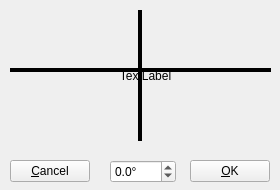
<?xml version="1.0" encoding="UTF-8"?>
<ui version="4.0">
 <class>EditImage</class>
 <widget class="QWidget" name="EditImage">
  <property name="geometry">
   <rect>
    <x>0</x>
    <y>0</y>
    <width>280</width>
    <height>190</height>
   </rect>
  </property>
  <property name="sizePolicy">
   <sizepolicy hsizetype="Minimum" vsizetype="Minimum">
    <horstretch>0</horstretch>
    <verstretch>0</verstretch>
   </sizepolicy>
  </property>
  <property name="focusPolicy">
   <enum>Qt::TabFocus</enum>
  </property>
  <property name="contextMenuPolicy">
   <enum>Qt::DefaultContextMenu</enum>
  </property>
  <property name="windowTitle">
   <string notr="true">Edit Image</string>
  </property>
  <widget class="QPushButton" name="btn_ok">
   <property name="geometry">
    <rect>
     <x>190</x>
     <y>160</y>
     <width>80</width>
     <height>22</height>
    </rect>
   </property>
   <property name="text">
    <string>&amp;OK</string>
   </property>
  </widget>
  <widget class="QPushButton" name="btn_cancel">
   <property name="geometry">
    <rect>
     <x>10</x>
     <y>160</y>
     <width>80</width>
     <height>22</height>
    </rect>
   </property>
   <property name="text">
    <string>&amp;Cancel</string>
   </property>
  </widget>
  <widget class="QLabel" name="label">
   <property name="geometry">
    <rect>
     <x>20</x>
     <y>0</y>
     <width>251</width>
     <height>151</height>
    </rect>
   </property>
   <property name="cursor">
    <cursorShape>CrossCursor</cursorShape>
   </property>
   <property name="text">
    <string>TextLabel</string>
   </property>
   <property name="alignment">
    <set>Qt::AlignCenter</set>
   </property>
  </widget>
  <widget class="Line" name="hori_line">
   <property name="geometry">
    <rect>
     <x>10</x>
     <y>60</y>
     <width>261</width>
     <height>20</height>
    </rect>
   </property>
   <property name="font">
    <font>
     <weight>50</weight>
     <italic>false</italic>
     <bold>false</bold>
    </font>
   </property>
   <property name="autoFillBackground">
    <bool>false</bool>
   </property>
   <property name="frameShadow">
    <enum>QFrame::Plain</enum>
   </property>
   <property name="lineWidth">
    <number>4</number>
   </property>
   <property name="midLineWidth">
    <number>4</number>
   </property>
   <property name="orientation">
    <enum>Qt::Horizontal</enum>
   </property>
  </widget>
  <widget class="QDoubleSpinBox" name="sBox_angle">
   <property name="geometry">
    <rect>
     <x>110</x>
     <y>160</y>
     <width>66</width>
     <height>23</height>
    </rect>
   </property>
   <property name="wrapping">
    <bool>true</bool>
   </property>
   <property name="prefix">
    <string/>
   </property>
   <property name="suffix">
    <string>°</string>
   </property>
   <property name="decimals">
    <number>1</number>
   </property>
   <property name="maximum">
    <double>360.000000000000000</double>
   </property>
   <property name="singleStep">
    <double>0.500000000000000</double>
   </property>
   <property name="value">
    <double>0.000000000000000</double>
   </property>
  </widget>
  <widget class="Line" name="verti_line">
   <property name="geometry">
    <rect>
     <x>130</x>
     <y>10</y>
     <width>20</width>
     <height>131</height>
    </rect>
   </property>
   <property name="font">
    <font>
     <weight>50</weight>
     <italic>false</italic>
     <bold>false</bold>
    </font>
   </property>
   <property name="frameShadow">
    <enum>QFrame::Plain</enum>
   </property>
   <property name="lineWidth">
    <number>4</number>
   </property>
   <property name="midLineWidth">
    <number>4</number>
   </property>
   <property name="orientation">
    <enum>Qt::Vertical</enum>
   </property>
  </widget>
 </widget>
 <resources/>
 <connections/>
</ui>
